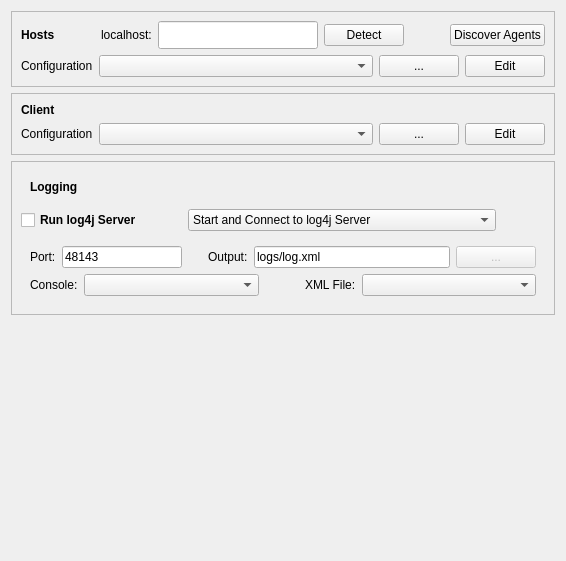
         <widget class="QWidget" name="tabConfigure">
          <attribute name="title">
           <string>Configure</string>
          </attribute>
          <layout class="QVBoxLayout" name="verticalLayout_2">
           <item>
            <widget class="QFrame" name="frame_4">
             <property name="frameShape">
              <enum>QFrame::StyledPanel</enum>
             </property>
             <property name="frameShadow">
              <enum>QFrame::Raised</enum>
             </property>
             <layout class="QVBoxLayout" name="verticalLayout_8">
              <item>
               <layout class="QHBoxLayout" name="horizontalLayout_15">
                <item>
                 <widget class="QLabel" name="label_4">
                  <property name="font">
                   <font>
                    <weight>75</weight>
                    <bold>true</bold>
                   </font>
                  </property>
                  <property name="text">
                   <string>Hosts</string>
                  </property>
                 </widget>
                </item>
                <item>
                 <spacer name="horizontalSpacer_9">
                  <property name="orientation">
                   <enum>Qt::Horizontal</enum>
                  </property>
                  <property name="sizeHint" stdset="0">
                   <size>
                    <width>40</width>
                    <height>20</height>
                   </size>
                  </property>
                 </spacer>
                </item>
                <item>
                 <widget class="QLabel" name="label_5">
                  <property name="text">
                   <string>localhost:</string>
                  </property>
                 </widget>
                </item>
                <item>
                 <widget class="QLineEdit" name="txtLocalHost">
                  <property name="sizePolicy">
                   <sizepolicy hsizetype="Fixed" vsizetype="Fixed">
                    <horstretch>0</horstretch>
                    <verstretch>0</verstretch>
                   </sizepolicy>
                  </property>
                  <property name="minimumSize">
                   <size>
                    <width>160</width>
                    <height>28</height>
                   </size>
                  </property>
                  <property name="text">
                   <string/>
                  </property>
                  <property name="maxLength">
                   <number>128</number>
                  </property>
                 </widget>
                </item>
                <item>
                 <widget class="QPushButton" name="btDetectLocalHost">
                  <property name="toolTip">
                   <string>Detect the address of the local machine.</string>
                  </property>
                  <property name="text">
                   <string>Detect</string>
                  </property>
                 </widget>
                </item>
                <item>
                 <spacer name="horizontalSpacer_10">
                  <property name="orientation">
                   <enum>Qt::Horizontal</enum>
                  </property>
                  <property name="sizeHint" stdset="0">
                   <size>
                    <width>40</width>
                    <height>20</height>
                   </size>
                  </property>
                 </spacer>
                </item>
                <item>
                 <widget class="QPushButton" name="btDiscoverRemote">
                  <property name="toolTip">
                   <string>Discover CASTControl Agents on remote machines. See the Logs for results.</string>
                  </property>
                  <property name="text">
                   <string>Discover Agents</string>
                  </property>
                 </widget>
                </item>
               </layout>
              </item>
              <item>
               <layout class="QHBoxLayout" name="horizontalLayout_16">
                <item>
                 <widget class="QLabel" name="label_10">
                  <property name="text">
                   <string>Configuration</string>
                  </property>
                 </widget>
                </item>
                <item>
                 <widget class="QComboBox" name="hostConfigCmbx">
                  <property name="sizePolicy">
                   <sizepolicy hsizetype="Expanding" vsizetype="Fixed">
                    <horstretch>4</horstretch>
                    <verstretch>0</verstretch>
                   </sizepolicy>
                  </property>
                  <property name="minimumSize">
                   <size>
                    <width>200</width>
                    <height>0</height>
                   </size>
                  </property>
                  <property name="statusTip">
                   <string>CAST configuration file </string>
                  </property>
                 </widget>
                </item>
                <item>
                 <widget class="QPushButton" name="btBrowseHostFile">
                  <property name="text">
                   <string>...</string>
                  </property>
                 </widget>
                </item>
                <item>
                 <widget class="QPushButton" name="btEditHostConfig">
                  <property name="text">
                   <string>Edit</string>
                  </property>
                 </widget>
                </item>
               </layout>
              </item>
             </layout>
            </widget>
           </item>
           <item>
            <widget class="QFrame" name="frame_11">
             <property name="frameShape">
              <enum>QFrame::StyledPanel</enum>
             </property>
             <property name="frameShadow">
              <enum>QFrame::Raised</enum>
             </property>
             <layout class="QVBoxLayout" name="verticalLayout_17">
              <item>
               <widget class="QLabel" name="label_3">
                <property name="font">
                 <font>
                  <weight>75</weight>
                  <bold>true</bold>
                 </font>
                </property>
                <property name="text">
                 <string>Client</string>
                </property>
               </widget>
              </item>
              <item>
               <layout class="QHBoxLayout" name="horizontalLayout_14">
                <item>
                 <widget class="QLabel" name="label_6">
                  <property name="text">
                   <string>Configuration</string>
                  </property>
                 </widget>
                </item>
                <item>
                 <widget class="QComboBox" name="clientConfigCmbx">
                  <property name="sizePolicy">
                   <sizepolicy hsizetype="Expanding" vsizetype="Fixed">
                    <horstretch>4</horstretch>
                    <verstretch>0</verstretch>
                   </sizepolicy>
                  </property>
                  <property name="minimumSize">
                   <size>
                    <width>200</width>
                    <height>0</height>
                   </size>
                  </property>
                  <property name="statusTip">
                   <string>CAST configuration file </string>
                  </property>
                 </widget>
                </item>
                <item>
                 <widget class="QPushButton" name="btBrowseCastFile">
                  <property name="text">
                   <string>...</string>
                  </property>
                 </widget>
                </item>
                <item>
                 <widget class="QPushButton" name="btEditClientConfig">
                  <property name="text">
                   <string>Edit</string>
                  </property>
                 </widget>
                </item>
               </layout>
              </item>
             </layout>
            </widget>
           </item>
           <item>
            <widget class="QFrame" name="frame_8">
             <property name="minimumSize">
              <size>
               <width>0</width>
               <height>0</height>
              </size>
             </property>
             <property name="frameShape">
              <enum>QFrame::StyledPanel</enum>
             </property>
             <property name="frameShadow">
              <enum>QFrame::Raised</enum>
             </property>
             <layout class="QVBoxLayout" name="verticalLayout_13">
              <item>
               <widget class="QWidget" name="widget_7" native="true">
                <property name="sizePolicy">
                 <sizepolicy hsizetype="Preferred" vsizetype="Minimum">
                  <horstretch>0</horstretch>
                  <verstretch>0</verstretch>
                 </sizepolicy>
                </property>
                <layout class="QVBoxLayout" name="verticalLayout_22">
                 <item>
                  <widget class="QLabel" name="label_19">
                   <property name="font">
                    <font>
                     <weight>75</weight>
                     <bold>true</bold>
                    </font>
                   </property>
                   <property name="text">
                    <string>Logging</string>
                   </property>
                  </widget>
                 </item>
                </layout>
               </widget>
              </item>
              <item>
               <widget class="QWidget" name="widget_2" native="true">
                <layout class="QHBoxLayout" name="horizontalLayout_22">
                 <property name="leftMargin">
                  <number>0</number>
                 </property>
                 <property name="topMargin">
                  <number>0</number>
                 </property>
                 <property name="bottomMargin">
                  <number>0</number>
                 </property>
                 <item>
                  <widget class="QCheckBox" name="ckRunLog4jServer">
                   <property name="font">
                    <font>
                     <weight>75</weight>
                     <bold>true</bold>
                    </font>
                   </property>
                   <property name="toolTip">
                    <string>Run log4j.SimpleSocketServer with External Servers</string>
                   </property>
                   <property name="text">
                    <string>Run log4j Server</string>
                   </property>
                   <property name="checked">
                    <bool>false</bool>
                   </property>
                  </widget>
                 </item>
                 <item>
                  <spacer name="horizontalSpacer_23">
                   <property name="orientation">
                    <enum>Qt::Horizontal</enum>
                   </property>
                   <property name="sizeHint" stdset="0">
                    <size>
                     <width>40</width>
                     <height>20</height>
                    </size>
                   </property>
                  </spacer>
                 </item>
                 <item>
                  <widget class="QComboBox" name="comboBox">
                   <property name="sizePolicy">
                    <sizepolicy hsizetype="Expanding" vsizetype="Preferred">
                     <horstretch>1</horstretch>
                     <verstretch>0</verstretch>
                    </sizepolicy>
                   </property>
                   <item>
                    <property name="text">
                     <string>Start and Connect to log4j Server</string>
                    </property>
                   </item>
                   <item>
                    <property name="text">
                     <string>Connect to log4j Server</string>
                    </property>
                   </item>
                   <item>
                    <property name="text">
                     <string>Do not use log4j Server</string>
                    </property>
                   </item>
                  </widget>
                 </item>
                 <item>
                  <spacer name="horizontalSpacer_16">
                   <property name="orientation">
                    <enum>Qt::Horizontal</enum>
                   </property>
                   <property name="sizeHint" stdset="0">
                    <size>
                     <width>40</width>
                     <height>20</height>
                    </size>
                   </property>
                  </spacer>
                 </item>
                </layout>
               </widget>
              </item>
              <item>
               <widget class="QWidget" name="log4jConfigPanel" native="true">
                <property name="minimumSize">
                 <size>
                  <width>0</width>
                  <height>0</height>
                 </size>
                </property>
                <layout class="QVBoxLayout" name="verticalLayout_16">
                 <item>
                  <layout class="QHBoxLayout" name="horizontalLayout_17">
                   <item>
                    <widget class="QLabel" name="label_7">
                     <property name="text">
                      <string>Port:</string>
                     </property>
                    </widget>
                   </item>
                   <item>
                    <widget class="QLineEdit" name="edLo4jServerPort">
                     <property name="minimumSize">
                      <size>
                       <width>0</width>
                       <height>0</height>
                      </size>
                     </property>
                     <property name="maximumSize">
                      <size>
                       <width>120</width>
                       <height>16777215</height>
                      </size>
                     </property>
                     <property name="text">
                      <string>48143</string>
                     </property>
                     <property name="maxLength">
                      <number>8</number>
                     </property>
                    </widget>
                   </item>
                   <item>
                    <spacer name="horizontalSpacer_11">
                     <property name="orientation">
                      <enum>Qt::Horizontal</enum>
                     </property>
                     <property name="sizeType">
                      <enum>QSizePolicy::Fixed</enum>
                     </property>
                     <property name="sizeHint" stdset="0">
                      <size>
                       <width>20</width>
                       <height>20</height>
                      </size>
                     </property>
                    </spacer>
                   </item>
                   <item>
                    <widget class="QLabel" name="label_11">
                     <property name="text">
                      <string>Output:</string>
                     </property>
                    </widget>
                   </item>
                   <item>
                    <widget class="QLineEdit" name="edLog4jOutfile">
                     <property name="text">
                      <string>logs/log.xml</string>
                     </property>
                     <property name="maxLength">
                      <number>256</number>
                     </property>
                    </widget>
                   </item>
                   <item>
                    <widget class="QPushButton" name="btBrowseLog4jOutfile">
                     <property name="enabled">
                      <bool>false</bool>
                     </property>
                     <property name="text">
                      <string>...</string>
                     </property>
                    </widget>
                   </item>
                  </layout>
                 </item>
                 <item>
                  <layout class="QHBoxLayout" name="horizontalLayout_19">
                   <item>
                    <widget class="QLabel" name="label_12">
                     <property name="text">
                      <string>Console:</string>
                     </property>
                    </widget>
                   </item>
                   <item>
                    <widget class="QComboBox" name="log4jConsoleLevelCmbx">
                     <property name="sizePolicy">
                      <sizepolicy hsizetype="Expanding" vsizetype="Fixed">
                       <horstretch>0</horstretch>
                       <verstretch>0</verstretch>
                      </sizepolicy>
                     </property>
                     <property name="minimumSize">
                      <size>
                       <width>0</width>
                       <height>0</height>
                      </size>
                     </property>
                     <property name="statusTip">
                      <string>Player configuration file</string>
                     </property>
                    </widget>
                   </item>
                   <item>
                    <spacer name="horizontalSpacer_13">
                     <property name="orientation">
                      <enum>Qt::Horizontal</enum>
                     </property>
                     <property name="sizeType">
                      <enum>QSizePolicy::Fixed</enum>
                     </property>
                     <property name="sizeHint" stdset="0">
                      <size>
                       <width>40</width>
                       <height>20</height>
                      </size>
                     </property>
                    </spacer>
                   </item>
                   <item>
                    <widget class="QLabel" name="label_16">
                     <property name="text">
                      <string>XML File:</string>
                     </property>
                    </widget>
                   </item>
                   <item>
                    <widget class="QComboBox" name="log4jFileLevelCmbx">
                     <property name="sizePolicy">
                      <sizepolicy hsizetype="Expanding" vsizetype="Fixed">
                       <horstretch>0</horstretch>
                       <verstretch>0</verstretch>
                      </sizepolicy>
                     </property>
                    </widget>
                   </item>
                  </layout>
                 </item>
                </layout>
               </widget>
              </item>
             </layout>
            </widget>
           </item>
           <item>
            <spacer name="verticalSpacer_4">
             <property name="orientation">
              <enum>Qt::Vertical</enum>
             </property>
             <property name="sizeHint" stdset="0">
              <size>
               <width>20</width>
               <height>235</height>
              </size>
             </property>
            </spacer>
           </item>
          </layout>
         </widget>
